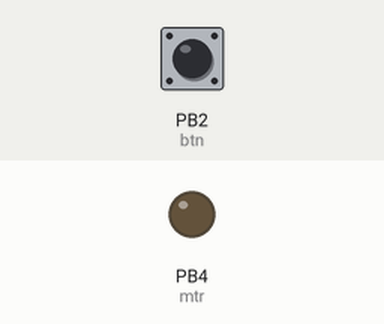
This sketch was run on a simulated ATtiny85, built with avr-gcc and run on an emulated ATtiny85. On the bench: output pins drawn as LEDs (lit = HIGH). Inputs (shaded band) come from the test bench; at power-on: PB2 (btn) LOW. Sleep ends after the set time or at an interrupt.

Above: at 1.2 s.
1.3 s: PB2 (btn) pulled HIGH for 0.15 s
At 2.4 s:
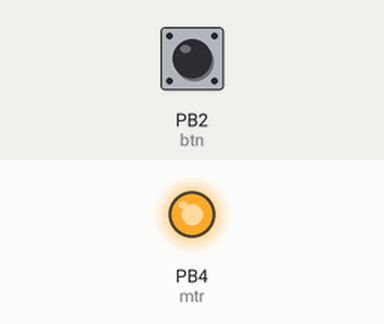
Timing chart, 0 to 4.3 s (numbered marks = the images above; inputs shaded):
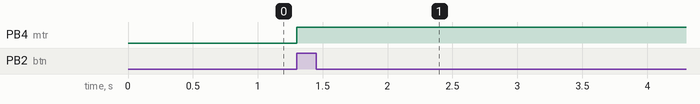

The sketch:

TrashVacuum.ino
```cpp
#include <avr/sleep.h>
#include <avr/interrupt.h>

int mtr = 4;
int btn = 2;
int buttonstate;

// the setup routine runs once when you press reset:
void setup() {

  pinMode(mtr, OUTPUT);
 pinMode (btn,INPUT);
  buttonstate=0;
}

// the loop routine runs over and over again forever:
void loop() {

sleep();
if(buttonstate==1){
   digitalWrite(mtr,HIGH);
 delay(60000);
 buttonstate=0;
   }
 else{
  digitalWrite(mtr,LOW);
 }

}

ISR(PCINT0_vect)
{
      cli();                                  // Disable interrupts
    PCMSK &= ~_BV(PCINT2);                  // Turn off PB2 as interrupt pin
    sleep_disable();                        // Clear SE bit
    ADCSRA |= _BV(ADEN);                    // ADC on
    buttonstate=1;
}

void sleep(void)
{
  if(buttonstate==0)
  {
    GIMSK |= _BV(PCIE);                     // Enable Pin Change Interrupts
    PCMSK |= _BV(PCINT2);                   // Use PB4 as interrupt pin
    ADCSRA &= ~_BV(ADEN);                   // ADC off
    set_sleep_mode(SLEEP_MODE_PWR_DOWN);    // replaces above statement

    sleep_enable();                         // Sets the Sleep Enable bit in the MCUCR Register (SE BIT)
    sei();                                  // Enable interrupts
    sleep_cpu();                            // sleep
  }
  }
```

Measured:
- after the input at 1.3 s, PB4 (mtr): LOW → HIGH at once
